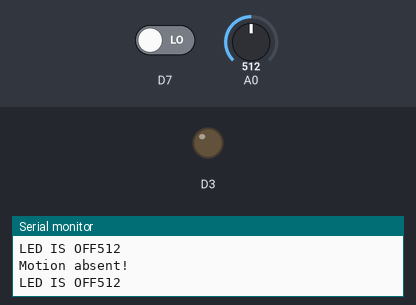
A sketch run on a simulated ESP8266 (NodeMCU). Shown: output pins drawn as LEDs (lit = HIGH), the last lines printed to the serial monitor. The test bench sets the inputs (shaded band); at power-on: A0 = 512, D7 LOW.

Above: at 1.2 s.
1.3 s: A0 set to 11
2.8 s: A0 set to 8
5.8 s: D7 driven HIGH
At 6.9 s:
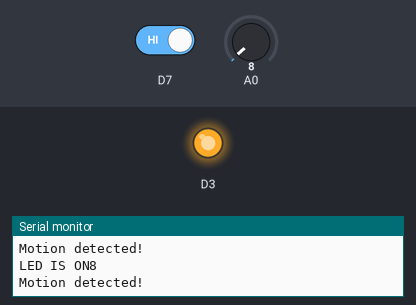
7.3 s: A0 set to 94
10.3 s: A0 set to 111
At 11.6 s:
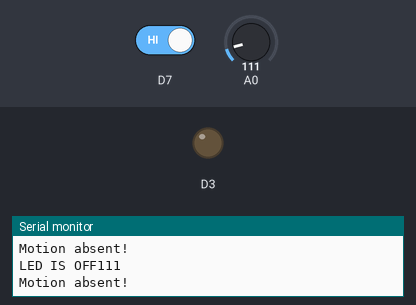
13.3 s: A0 set to 90
At 13.9 s:
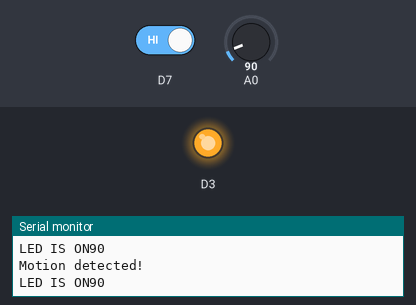
Timing chart, 0 to 15.8 s (numbered marks = the images above; inputs shaded):
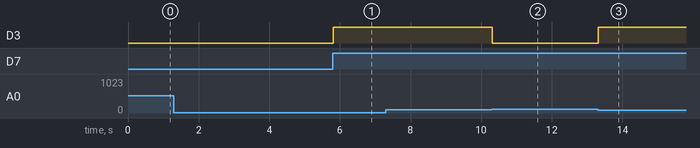

Measured:
- the behaviour switches between 100 and 101 on A0 (found by bisection; images 1 and 2)
- after the input at 5.8 s, D3: LOW → HIGH at once
- after the input at 10.3 s, D3: HIGH → LOW at once
- after the input at 13.3 s, D3: LOW → HIGH at once

The sketch:

mini_project_team_venkhayam.ino
```cpp
const int ldr = A0;
int pir = D7;
void setup() {
  Serial.begin(9600);
  pinMode(D3, OUTPUT);
  pinMode(D7, INPUT);

}

void loop() {
  int state = digitalRead(D7);
  int ldr = analogRead(A0);
  if((ldr <= 100)&&(state == HIGH))
  {
    digitalWrite(D3, HIGH);
    Serial.print("LED IS ON");
    Serial.println(ldr);
    digitalWrite (D3, HIGH);
    Serial.println("Motion detected!");
    delay(0);
  }
  else
  {
    digitalWrite(D3, LOW);
    Serial.print("LED IS OFF");
    Serial.println(ldr);
    digitalWrite (D3, LOW);
    Serial.println("Motion absent!");
    delay(0);

  }
}
```
